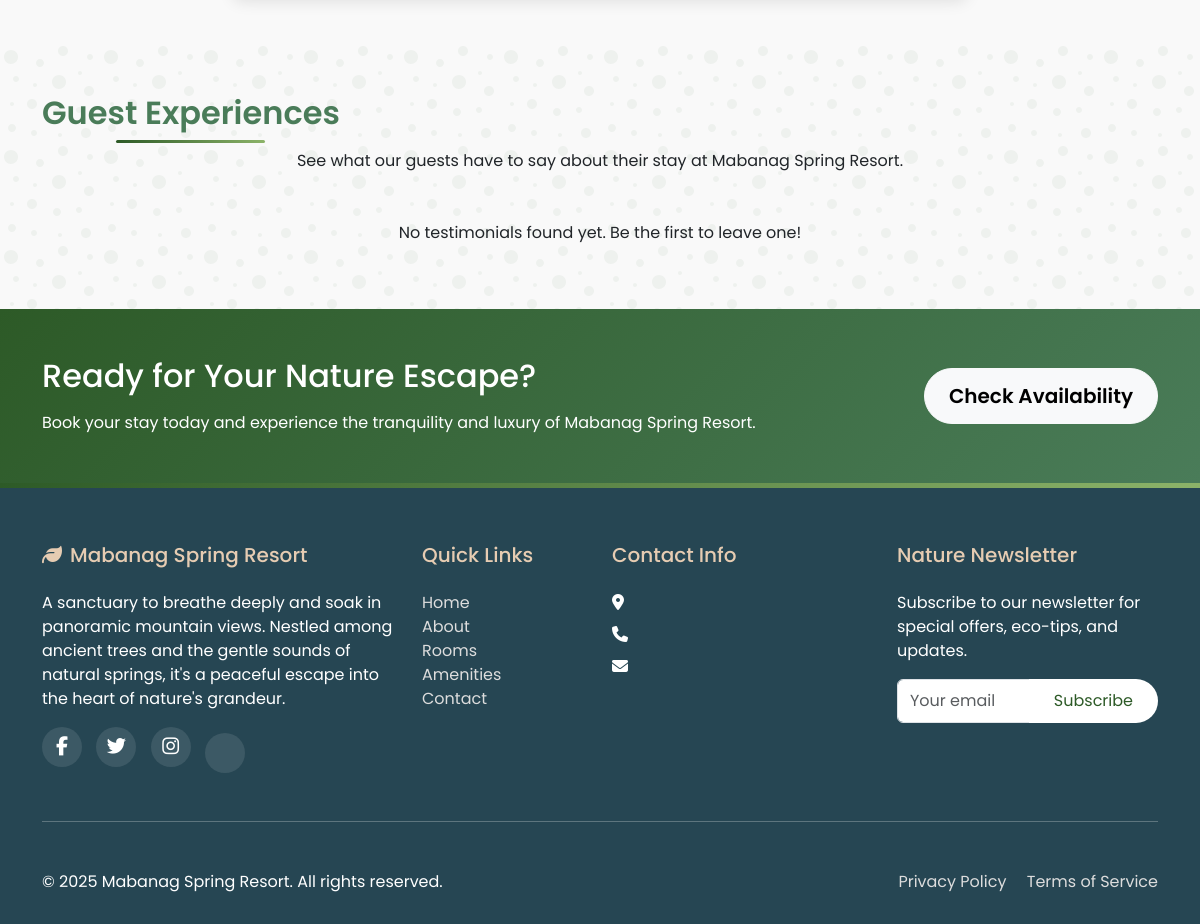
Before: / (lower part) with the older database file.
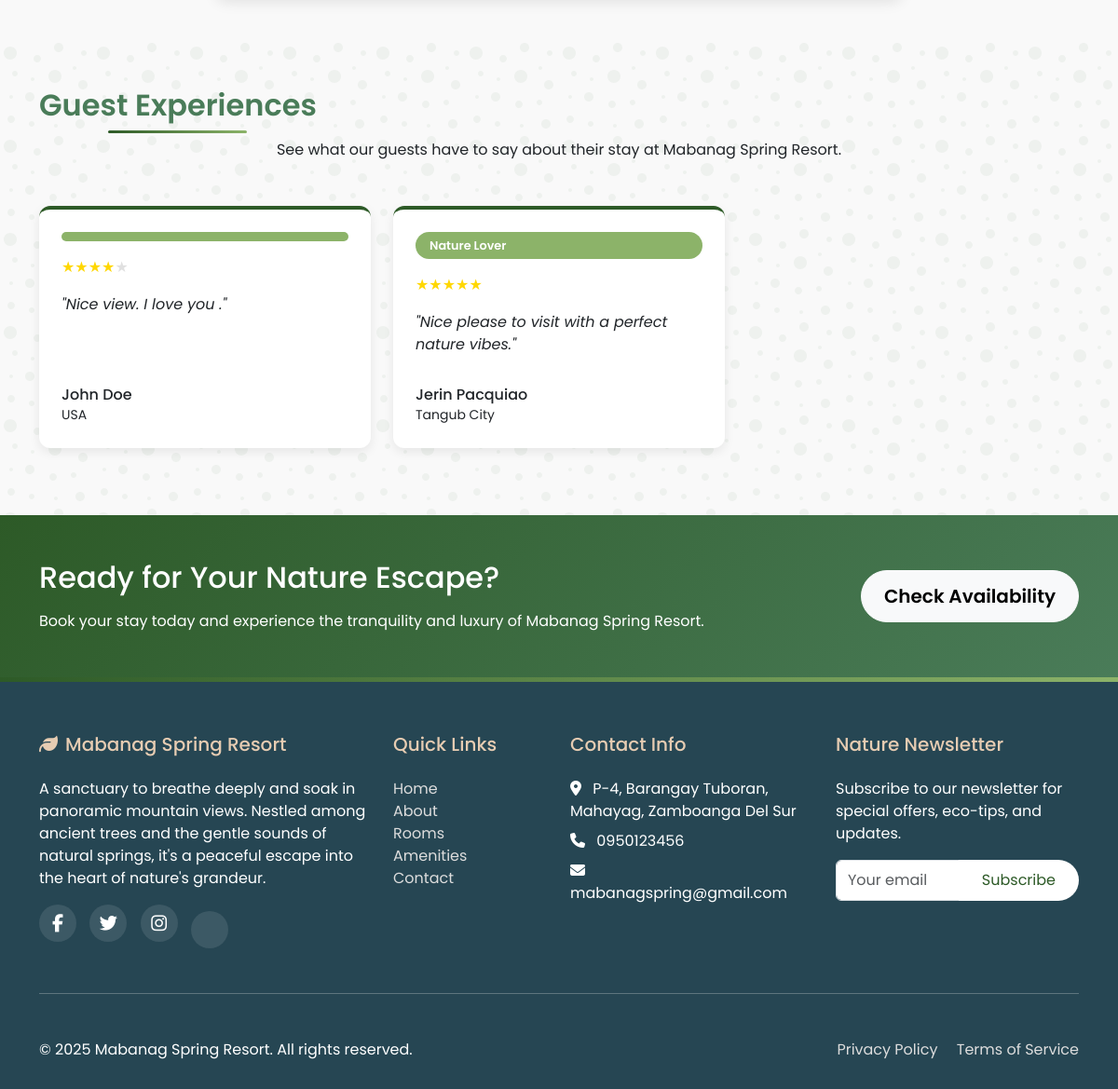
After: the same page with the newer database file.
### tables this page shows
CREATE TABLE `testimonials` (
  `testimonial_id` int(11) NOT NULL,
  `review_text` text NOT NULL,
  `guest_name` varchar(100) NOT NULL,
  `guest_location` varchar(100) DEFAULT NULL,
  `badge_category` varchar(50) DEFAULT NULL,
  `rating` tinyint(4) NOT NULL CHECK (`rating` between 1 and 5),
  `review_date` date DEFAULT NULL
);

CREATE TABLE `owners_info` (
  `info_id` int(11) NOT NULL,
  `gcash_number` varchar(50) NOT NULL,
  `gcash_name` varchar(100) NOT NULL,
  `email_address` varchar(255) NOT NULL,
  `phone_number` varchar(50) NOT NULL,
  `address` varchar(255) NOT NULL,
  `facebook_account` varchar(255) NOT NULL
);

### index.php (the view, shortened to what this page needs)
<!doctype html>
<html lang="en">
<?php
require_once 'admin/connect.php';
$sql = mysqli_query($conn, "SELECT * FROM `owners_info` WHERE `info_id` = 1");
$info = mysqli_fetch_assoc($sql);
$sql2 = "SELECT review_text, guest_name, guest_location, badge_category, rating FROM testimonials ORDER BY review_date DESC, testimonial_id DESC LIMIT 3";
$result = $conn->query($sql2);
?>
<head>
     <link href="https://cdn.jsdelivr.net/npm/bootstrap@5.3.8/dist/css/bootstrap.min.css" rel="stylesheet">
    <link rel="stylesheet" href="https://cdnjs.cloudflare.com/ajax/libs/font-awesome/6.4.0/css/all.min.css">
    <link href="https://unpkg.com/aos@2.3.1/dist/aos.css" rel="stylesheet">
    <link rel="stylesheet" href="css/index_style.css">
<body>
    <section class="py-5 leaf-pattern">
        <div class="container">
            <h2 class="section-title text-center">Guest Experiences</h2>
            <p class="text-center mb-5">See what our guests have to say about their stay at Mabanag Spring Resort.</p>
            <div class="row">
                <?php
                if ($result && $result->num_rows > 0) {
                    while($row = $result->fetch_assoc()) {
                        $review_text_display = htmlspecialchars($row['review_text']);
                        $guest_name_display = htmlspecialchars($row['guest_name']);
                        $guest_location_display = htmlspecialchars($row['guest_location']);
                        $badge_text = htmlspecialchars($row['badge_category']);
                        $rating_value = (int)$row['rating'];
                        $stars_html = '';
                        for ($i = 1; $i <= 5; $i++) {
                            if ($i <= $rating_value) {
                                $stars_html .= '<span class="rating-star">★</span>';
                            } else {
                                $stars_html .= '<span class="rating-star" style="color:#e0e0e0;">★</span>';
                            }
                        }
                        ?>
                        <div class="col-md-4 mb-4" data-aos="fade-up">
                            <div class="testimonial-card p-4 h-100 d-flex flex-column">
                                <div class="nature-badge mb-3"><?php echo $badge_text; ?></div>
                                <div class="mb-3"><?php echo $stars_html; ?></div>
                                <p class="fst-italic flex-grow-1">"<?php echo $review_text_display; ?>"</p>
                                <div class="d-flex align-items-center mt-3">
                                    <div>
                                        <h6 class="mb-0"><?php echo $guest_name_display; ?></h6>
                                        <small><?php echo $guest_location_display; ?></small>
                                    </div>
                                </div>
                            </div>
                        </div>
                        <?php
                    }
                } else {
                    echo '<div class="col-12"><p class="text-center">No testimonials found yet. Be the first to leave one!</p></div>';
                }
                ?>
            </div>
        </div>
    </section>
    <section id="booking" class="py-5 booking-section">
        <div class="container">
            <div class="row align-items-center">
                <div class="col-lg-8">
                    <h2 class="mb-3">Ready for Your Nature Escape?</h2>
                    <p class="mb-0">Book your stay today and experience the tranquility and luxury of Mabanag Spring
                        Resort.</p>
                </div>
                <div class="col-lg-4 text-lg-end">
                    <a href="#" class="btn btn-light btn-lg px-4">Check Availability</a>
                </div>
            </div>
        </div>
    </section>
    <footer class="footer">
        <div class="container">
            <div class="row">
                <div class="col-lg-4 mb-4 mb-lg-0">
                    <h5><i class="fas fa-leaf me-2"></i>Mabanag Spring Resort</h5>
                    <p>A sanctuary to breathe deeply and soak in panoramic mountain views. Nestled among ancient trees
                        and the gentle sounds of natural springs, it's a peaceful escape into the heart of nature's
                        grandeur.</p>
                    <div class="social-icons">
                        <a href="#"><i class="fab fa-facebook-f"></i></a>
                        <a href="#"><i class="fab fa-twitter"></i></a>
                        <a href="#"><i class="fab fa-instagram"></i></a>
                        <a href="#"><i class="fab fa-tripadvisor"></i></a>
                    </div>
                </div>
                <div class="col-lg-2 col-md-6 mb-4 mb-md-0">
                    <h5>Quick Links</h5>
                    <ul class="list-unstyled">
                        <li><a href="#" class="text-decoration-none">Home</a></li>
                        <li><a href="#about" class="text-decoration-none">About</a></li>
                        <li><a href="#rooms" class="text-decoration-none">Rooms</a></li>
                        <li><a href="#amenities" class="text-decoration-none">Amenities</a></li>
                        <li><a href="#contact" class="text-decoration-none">Contact</a></li>
                    </ul>
                </div>
                <div class="col-lg-3 col-md-6 mb-4 mb-md-0">
                    <h5>Contact Info</h5>
                    <ul class="list-unstyled">
                        <li class="mb-2"><i class="fas fa-map-marker-alt me-2"></i> <?php echo $info['address']?></li>
                        <li class="mb-2"><i class="fas fa-phone me-2"></i> <?php echo $info['phone_number']?></li>
                        <li class="mb-2"><i class="fas fa-envelope me-2"></i> <?php echo $info['email_address']?></li>
                    </ul>
                </div>
                <div class="col-lg-3">
                    <h5>Nature Newsletter</h5>
                    <p>Subscribe to our newsletter for special offers, eco-tips, and updates.</p>
                    <form>
                        <div class="input-group">
                            <input type="email" class="form-control" placeholder="Your email">
                            <button class="btn btn-resort" type="submit">Subscribe</button>
                        </div>
                    </form>
                </div>
            </div>
            <hr class="my-5">
            <div class="row align-items-center">
                <div class="col-md-6">
                    <p class="mb-0">&copy; 2025 Mabanag Spring Resort. All rights reserved.</p>
                </div>
                <div class="col-md-6 text-md-end">
                    <a href="#" class="text-decoration-none me-3">Privacy Policy</a>
                    <a href="#" class="text-decoration-none">Terms of Service</a>
                </div>
            </div>
        </div>
    </footer>
</body>
</html>

### css/index_style.css (style rules this page uses)
:root { --forest-green: #2d5a27; --spring-green: #4a7c59; --leaf-green: #8cb369; --water-blue: #4d9de0; --sky-blue: #a1c6ea; --earth-brown: #8b5a2b; --sand: #e6ccb2; --sunset: #e76f51; --deep-blue: #264653; --light-blue: #8ecae6; --resort-primary: #2d5a27; --resort-accent: #4a7c59; --white: #fff; }
body { font-family: "Poppins", sans-serif; background-color: #f9f9f9; overflow-x: hidden; }
.btn-reserve, .btn-resort { background-color: var(--white); color: var(--resort-primary); border: none; transition: 0.3s; border-radius: 30px; padding: 10px 25px; }
.section-title { color: var(--resort-accent); font-weight: 600; margin-bottom: 1rem; position: relative; display: inline-block; }
.section-title::after { content: ""; position: absolute; width: 50%; height: 3px; background: linear-gradient( to right, var(--resort-primary), var(--leaf-green) ); bottom: -10px; left: 25%; border-radius: 3px; }
.testimonial-card { border-radius: 12px; box-shadow: 0 4px 12px rgba(0, 0, 0, 0.08); background-color: white; transition: 0.3s; border-top: 4px solid var(--resort-primary); }
.booking-section { background: linear-gradient( 135deg, var(--resort-primary), var(--resort-accent) ); color: white; padding: 60px 0; }
.booking-section h2 { color: white; }
.booking-section .btn-light { border-radius: 30px; padding: 12px 30px; font-weight: 600; transition: 0.3s; }
.footer { background-color: var(--deep-blue); color: white; padding: 60px 0 30px; position: relative; }
.footer::before { content: ""; position: absolute; top: 0; left: 0; width: 100%; height: 5px; background: linear-gradient( to right, var(--resort-primary), var(--leaf-green) ); }
.footer h5 { color: var(--sand); margin-bottom: 1.5rem; }
.footer a { color: #ddd; text-decoration: none; transition: 0.3s; }
.social-icons a { display: inline-flex; align-items: center; justify-content: center; width: 40px; height: 40px; background-color: rgba(255, 255, 255, 0.1); border-radius: 50%; margin-right: 10px; color: #fff; font-size: 1.2rem; transition: 0.3s; }
.nature-badge { background-color: var(--leaf-green); color: white; padding: 5px 15px; border-radius: 30px; font-size: 0.8rem; font-weight: 600; display: inline-block; margin-bottom: 10px; }
.rating-star { color: gold; }

Changed rows visible on the page:
added testimonials: rating 4 (drawn), review_text "Nice view. I love you .", guest_name "John Doe", guest_location "USA"
added testimonials: badge_category "Nature Lover", rating 5 (drawn), review_text "Nice please to visit with a perfect nature vibes.", guest_name "Jerin Pacquiao", guest_location "Tangub City"
added owners_info: address "P-4, Barangay Tuboran, Mahayag, Zamboanga Del Sur", phone_number "0950123456", email_address "mabanagspring@gmail.com"
Other visible differences:
text no longer shown: "No testimonials found yet. Be the first to leave one!"
